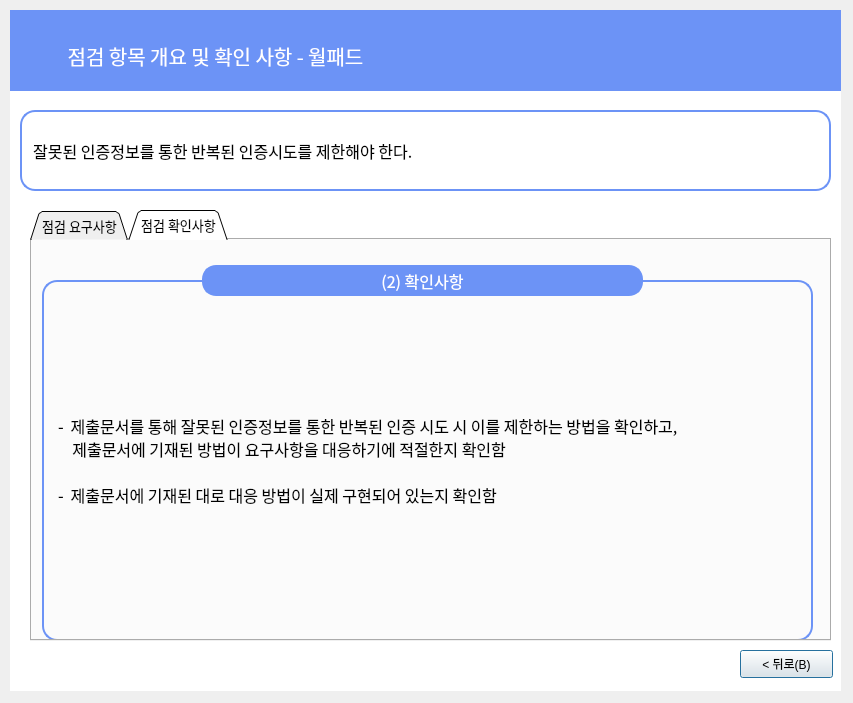
<?xml version="1.0" encoding="UTF-8"?>
<ui version="4.0">
 <class>Dialog</class>
 <widget class="QDialog" name="Dialog">
  <property name="geometry">
   <rect>
    <x>0</x>
    <y>0</y>
    <width>853</width>
    <height>703</height>
   </rect>
  </property>
  <property name="windowTitle">
   <string>Dialog</string>
  </property>
  <widget class="QLabel" name="label_6">
   <property name="geometry">
    <rect>
     <x>10</x>
     <y>10</y>
     <width>831</width>
     <height>681</height>
    </rect>
   </property>
   <property name="font">
    <font>
     <family>Gmarket Sans TTF</family>
     <pointsize>16</pointsize>
     <weight>50</weight>
     <bold>false</bold>
     <kerning>true</kerning>
    </font>
   </property>
   <property name="autoFillBackground">
    <bool>false</bool>
   </property>
   <property name="styleSheet">
    <string notr="true">background-color: rgb(255,255,255);
border-color: rgb(0, 0, 0);</string>
   </property>
   <property name="text">
    <string/>
   </property>
   <property name="scaledContents">
    <bool>false</bool>
   </property>
   <property name="alignment">
    <set>Qt::AlignCenter</set>
   </property>
  </widget>
  <widget class="QLabel" name="label_7">
   <property name="geometry">
    <rect>
     <x>10</x>
     <y>10</y>
     <width>831</width>
     <height>81</height>
    </rect>
   </property>
   <property name="font">
    <font>
     <family>Gmarket Sans TTF</family>
     <pointsize>11</pointsize>
     <weight>50</weight>
     <bold>false</bold>
     <kerning>true</kerning>
    </font>
   </property>
   <property name="autoFillBackground">
    <bool>false</bool>
   </property>
   <property name="styleSheet">
    <string notr="true">background-color: rgb(108, 147, 246);
border-color: rgb(0, 0, 0);</string>
   </property>
   <property name="text">
    <string/>
   </property>
   <property name="scaledContents">
    <bool>false</bool>
   </property>
  </widget>
  <widget class="QLabel" name="label_8">
   <property name="geometry">
    <rect>
     <x>10</x>
     <y>30</y>
     <width>411</width>
     <height>51</height>
    </rect>
   </property>
   <property name="font">
    <font>
     <family>AppleSDGothicNeoM00</family>
     <pointsize>15</pointsize>
    </font>
   </property>
   <property name="styleSheet">
    <string notr="true">color : rgb(255, 255, 255)</string>
   </property>
   <property name="text">
    <string>점검 항목 개요 및 확인 사항 - 월패드</string>
   </property>
   <property name="alignment">
    <set>Qt::AlignCenter</set>
   </property>
  </widget>
  <widget class="QLabel" name="label_9">
   <property name="geometry">
    <rect>
     <x>20</x>
     <y>110</y>
     <width>811</width>
     <height>81</height>
    </rect>
   </property>
   <property name="font">
    <font>
     <family>AppleSDGothicNeoM00</family>
     <pointsize>12</pointsize>
     <weight>50</weight>
     <bold>false</bold>
     <kerning>true</kerning>
    </font>
   </property>
   <property name="autoFillBackground">
    <bool>false</bool>
   </property>
   <property name="styleSheet">
    <string notr="true">background-color : rgb(255, 255, 255);

border: 2px solid rgb(108, 147, 246);
border-radius:15px</string>
   </property>
   <property name="text">
    <string>  잘못된 인증정보를 통한 반복된 인증시도를 제한해야 한다.</string>
   </property>
   <property name="scaledContents">
    <bool>false</bool>
   </property>
  </widget>
  <widget class="QPushButton" name="pushButton_4">
   <property name="geometry">
    <rect>
     <x>740</x>
     <y>650</y>
     <width>93</width>
     <height>28</height>
    </rect>
   </property>
   <property name="text">
    <string>&lt; 뒤로(B)</string>
   </property>
  </widget>
  <widget class="QTabWidget" name="tabWidget">
   <property name="geometry">
    <rect>
     <x>30</x>
     <y>210</y>
     <width>801</width>
     <height>431</height>
    </rect>
   </property>
   <property name="font">
    <font>
     <family>AppleSDGothicNeoM00</family>
     <pointsize>10</pointsize>
    </font>
   </property>
   <property name="contextMenuPolicy">
    <enum>Qt::DefaultContextMenu</enum>
   </property>
   <property name="styleSheet">
    <string notr="true"/>
   </property>
   <property name="tabShape">
    <enum>QTabWidget::Triangular</enum>
   </property>
   <property name="currentIndex">
    <number>1</number>
   </property>
   <property name="elideMode">
    <enum>Qt::ElideNone</enum>
   </property>
   <property name="tabBarAutoHide">
    <bool>false</bool>
   </property>
   <widget class="QWidget" name="tab">
    <attribute name="title">
     <string>점검 요구사항</string>
    </attribute>
    <widget class="QLabel" name="label_21">
     <property name="geometry">
      <rect>
       <x>10</x>
       <y>40</y>
       <width>771</width>
       <height>361</height>
      </rect>
     </property>
     <property name="font">
      <font>
       <family>AppleSDGothicNeoM00</family>
       <pointsize>12</pointsize>
      </font>
     </property>
     <property name="styleSheet">
      <string notr="true">

border: 2px solid rgb(108, 147, 246);
border-radius:15px;
padding-left:10px</string>
     </property>
     <property name="text">
      <string>- ‌ 잘못된 인증정보를 통한 반복된 인증 시도를 허용할 경우 무차별 대입 공격(Brute Force
    Attack)에 취약할 수 있으므로, IoT 제품은 잘못된 인증정보를 통한 지속적인 인증 시도에 대해
    이를 적절하게 대응하는 기능을 제공해야 함

- ‌ 다음과 같은 방법으로 해당 기능을 제공할 수 있음

      a. ‌ 인증 시도 횟수를 제한하여 정해진 인증 시도 횟수 초과 시 계정 잠금 혹은 일정 시간 인증
      기능을 비활성화 (인증 시도 횟수는 5회 이하, 인증 기능 비활성화 시간은 5분 이상으로
      구현하도록 권고)
      b. ‌ 정해진 인증 시도 횟수 초과 시 허가되지 않은 네트워크 트래픽으로 판단하여 자동 차단
      목록에 추가 (인증 시도 횟수는 5회 이하로 구현하도록 권고)
      c. 캡챠(CAPTCHA) 방식을 활용</string>
     </property>
    </widget>
    <widget class="QLabel" name="label_3">
     <property name="geometry">
      <rect>
       <x>160</x>
       <y>0</y>
       <width>461</width>
       <height>81</height>
      </rect>
     </property>
     <property name="font">
      <font>
       <family>AppleSDGothicNeoM00</family>
       <pointsize>12</pointsize>
      </font>
     </property>
     <property name="styleSheet">
      <string notr="true">background-color : rgb(108, 147, 246);
color : rgb(255, 255, 255);
border: 2px solid rgb(108, 147, 246);
margin-left:10px;
margin-right:10px;
margin-top:25px;
margin-bottom:25px;
border-radius:14px
</string>
     </property>
     <property name="text">
      <string>(1) 요구사항</string>
     </property>
     <property name="alignment">
      <set>Qt::AlignCenter</set>
     </property>
    </widget>
   </widget>
   <widget class="QWidget" name="tab_2">
    <attribute name="title">
     <string>점검 확인사항</string>
    </attribute>
    <widget class="QLabel" name="label_22">
     <property name="geometry">
      <rect>
       <x>10</x>
       <y>40</y>
       <width>771</width>
       <height>361</height>
      </rect>
     </property>
     <property name="font">
      <font>
       <family>AppleSDGothicNeoM00</family>
       <pointsize>12</pointsize>
      </font>
     </property>
     <property name="styleSheet">
      <string notr="true">

border: 2px solid rgb(108, 147, 246);
border-radius:15px;
padding-left:10px</string>
     </property>
     <property name="text">
      <string>- ‌ 제출문서를 통해 잘못된 인증정보를 통한 반복된 인증 시도 시 이를 제한하는 방법을 확인하고,
    제출문서에 기재된 방법이 요구사항을 대응하기에 적절한지 확인함

- ‌ 제출문서에 기재된 대로 대응 방법이 실제 구현되어 있는지 확인함</string>
     </property>
    </widget>
    <widget class="QLabel" name="label_4">
     <property name="geometry">
      <rect>
       <x>160</x>
       <y>0</y>
       <width>461</width>
       <height>81</height>
      </rect>
     </property>
     <property name="font">
      <font>
       <family>AppleSDGothicNeoM00</family>
       <pointsize>12</pointsize>
      </font>
     </property>
     <property name="styleSheet">
      <string notr="true">background-color : rgb(108, 147, 246);
color : rgb(255, 255, 255);
border: 2px solid rgb(108, 147, 246);
margin-left:10px;
margin-right:10px;
margin-top:25px;
margin-bottom:25px;
border-radius:14px
</string>
     </property>
     <property name="text">
      <string>(2) 확인사항</string>
     </property>
     <property name="alignment">
      <set>Qt::AlignCenter</set>
     </property>
    </widget>
   </widget>
  </widget>
 </widget>
 <resources/>
 <connections/>
</ui>
